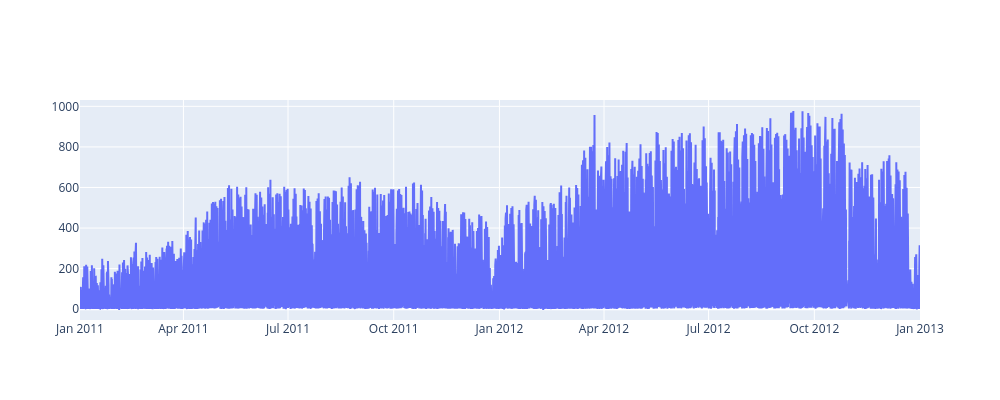

The cell this chart's notebook holds for it:
### Markdown cell above
### Target
Let's visualize the target using Plotly for easy scrolling along the time series

### Code cell
# Create figure
fig = go.Figure()

# Add trace
fig.add_trace(go.Scatter(
    x=df["datetime"],
    y=df["cnt"],
    mode="lines",  # or "lines+markers"
    name="y value"
))

fig.update_layout(
    width=1000,    # width in pixels
    height=400    # height in pixels
)
fig.show()

### Figure 1 — Plotly figure (JSON) as saved in the notebook; plotly's stock layout.template omitted (floating-point values rounded to 4 significant figures; data arrays with more than 128 entries replaced by an {"elided": "..."} marker saying what was removed)
{"data": [{"mode": "lines", "name": "y value", "type": "scatter", "x": {"elided": "17379 str values"}, "y": {"elided": "17379 int values"}}], "layout": {"height": 400, "width": 1000}}
